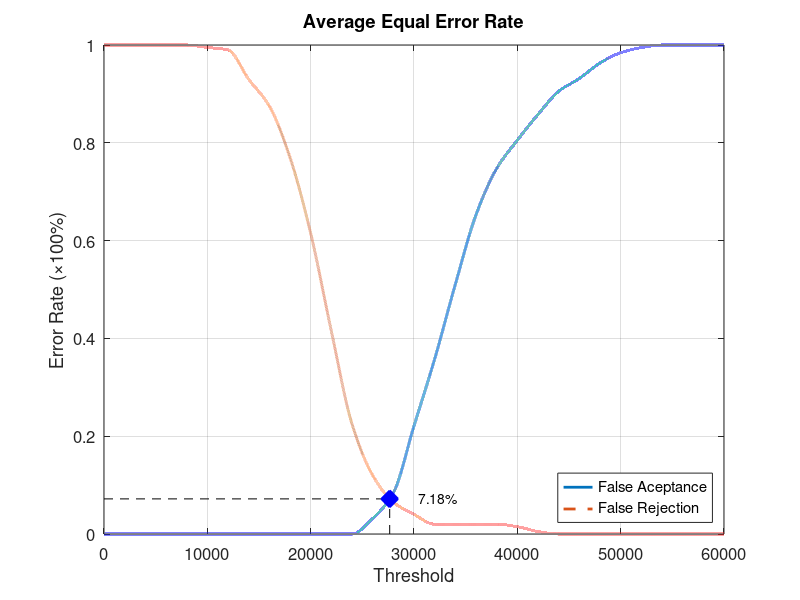
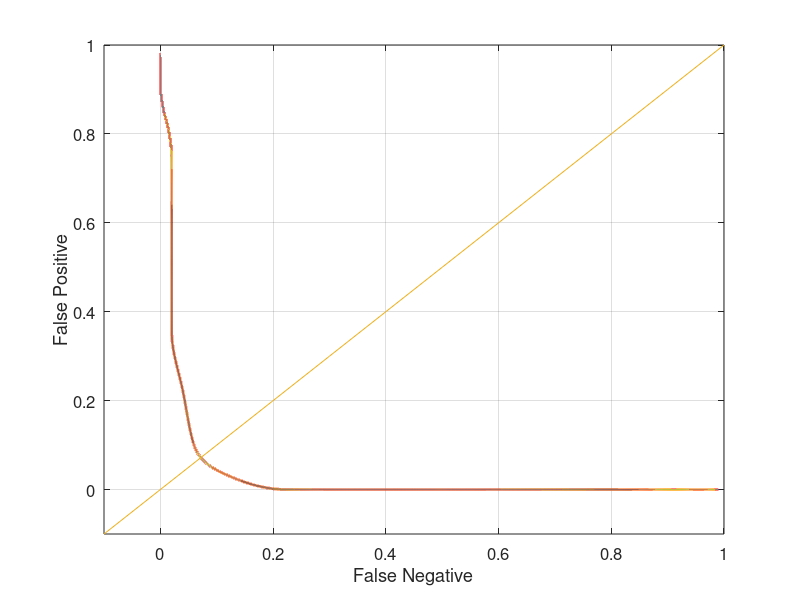

The MATLAB source for these figures, in order:
function yEER = Database5_3
close all;
clear;
clc;
x = 0:2000:60000;
xq = 0:0.5:60000;

y0 = [0 0 0 0 0 0 0 0 0 0 0 0 0 0.0315789 0.0842105 0.221053 0.357895 0.510526 0.652632 0.747368 0.805263 0.857895 0.905263 0.931579 0.963158 0.984211 0.994737 1 1 1 1];
yy0 = interp1(x, y0, xq, 'pchip');
y1 = [1 1 1 1 1 0.995 0.99 0.93 0.875 0.77 0.615 0.415 0.225 0.12 0.065 0.04 0.02 0.02 0.02 0.02 0.015 0.005 0 0 0 0 0 0 0 0 0];
yy1 = interp1(x, y1, xq, 'pchip');

% Calculating EER: 
y2 = abs(y0 - y1);
find(y2 == min(y2))
yy2 = abs(yy0 - yy1);
xEER = find(yy2 == min(yy2));
xEERIndex = xq(xEER) % X-axis EER
yEER = yy0(xEER) % Y-axis EER

main = figure
plot(xq, yy0,'-','LineWidth', 2);	hold on
plot(xq, yy1,'--','LineWidth', 2);	hold on
plot([xEERIndex xEERIndex], [0 yEER], 'k--');	hold on
plot([0 xEERIndex], [yEER yEER], 'k--');	hold on
plot(xEERIndex, yEER, 'bx', 'LineWidth', 10);	hold on
text(xEERIndex + 10 * xEERIndex / 100, yEER, [num2str(round((10000 * yEER)) / 100) '%'])
legend('False Aceptance', 'False Rejection', 'Location', 'SouthEast')
xlabel('Threshold')
ylabel('Error Rate (\times100%)')
title('Average Equal Error Rate')
set(gca, 'FontSize', 12)
axis([0 60000 0 1])
grid on

print(main, 'Database5_3Main', '-dpng');
FNRxFPR = figure('Color', [1 1 1]);
plot(yy1, yy0, '-', yy1, yy0, 'LineWidth', 2);
hold on
y = -0.1:0.1:1
plot(y, y); 
set(gca, 'FontSize', 12)
xlabel('False Negative')
ylabel('False Positive')
axis([-0.1 1 -0.1 1])
set(gca, 'FontSize', 12)
grid on

print(FNRxFPR, 'Database5_3FNRxFPR','-dpng');
end
